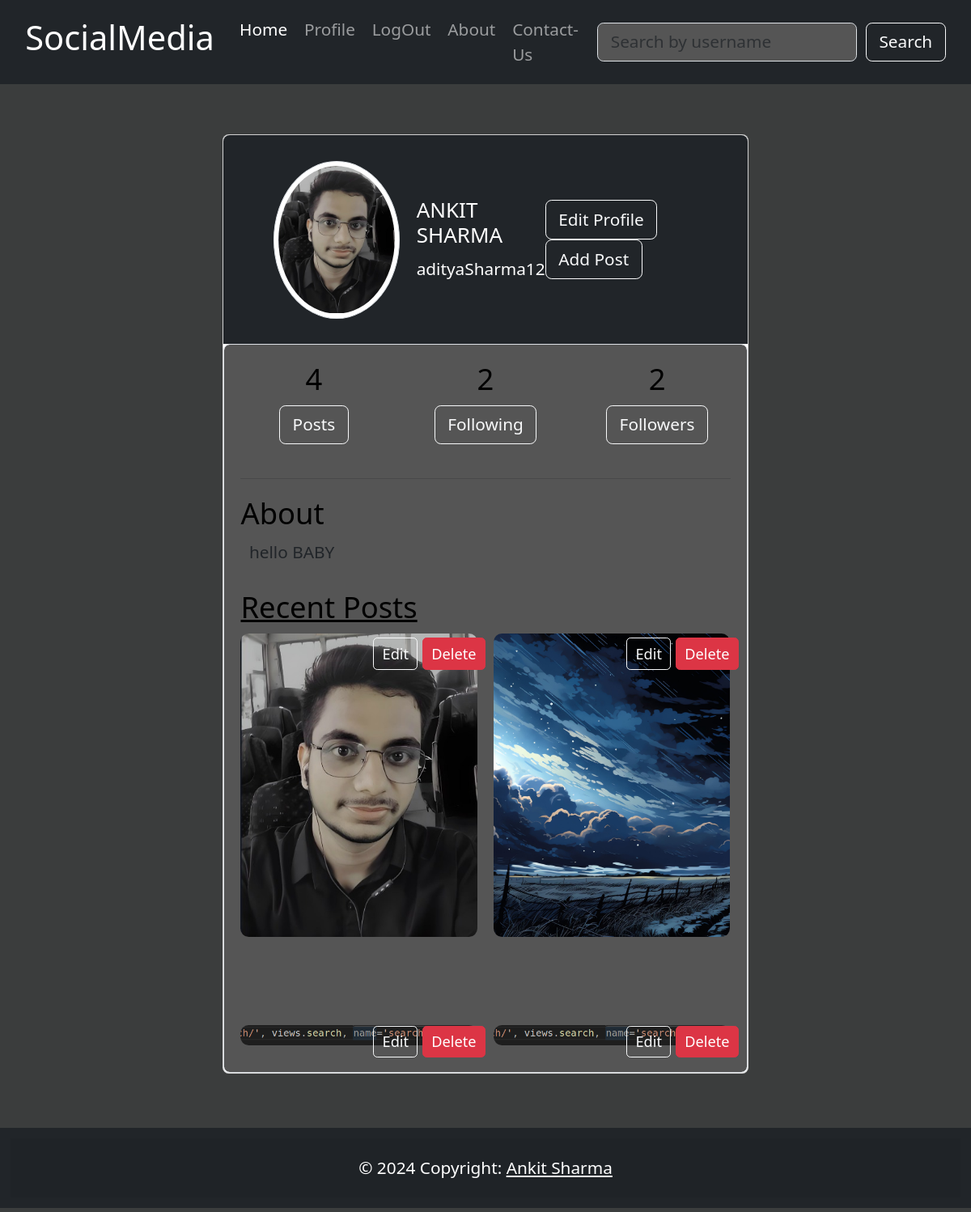
The page /profile/adityaSharma12/ (signed in) on the database as committed earlier.
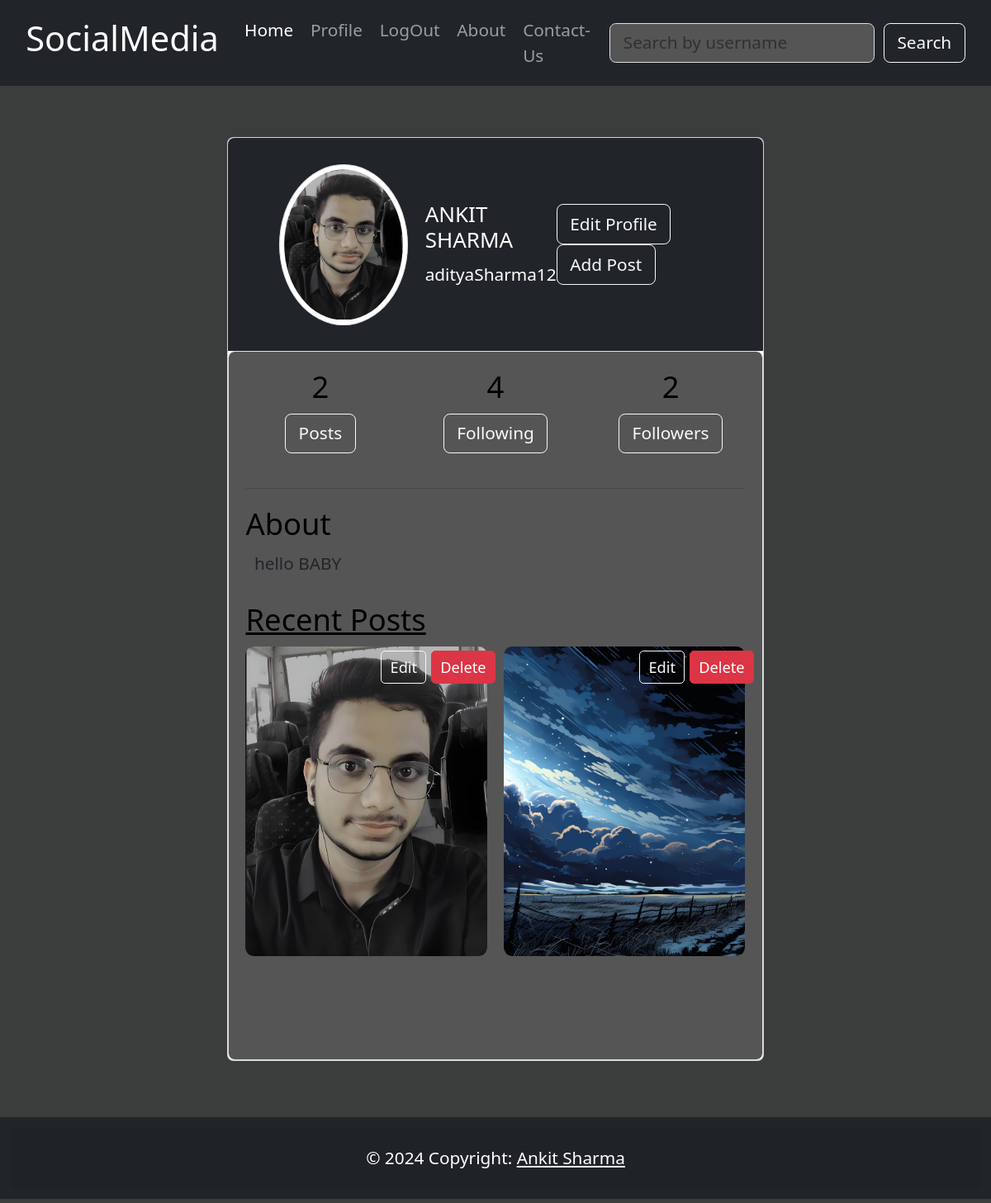
The same page on the database as committed later.
### main/models.py (models this page shows, shortened)
class UserProfile(models.Model):
    name = models.CharField(max_length=100)
    email = models.EmailField()
    username = models.CharField(max_length=50, unique=True)
    profile_pic = models.ImageField(upload_to='media/profile/', blank=True, null=True,default='static/defaultImg/default_pic.jpg')
    password = models.CharField(max_length=128)
    about = models.TextField(blank=True)

class Post(models.Model):
    img = models.ImageField(upload_to='media/posts/img/', null=True, blank=True)
    video = models.FileField(upload_to='media/posts/video/', null=True, validators=[FileExtensionValidator(allowed_extensions=['MOV', 'avi', 'mp4', 'webm', 'mkv'])], blank=True)
    desc = models.TextField()
    date = models.DateTimeField(default=timezone.now)
    username = models.CharField(max_length=50,default ="")
    likes = models.ManyToManyField(User, related_name='liked_posts', blank=True)
    comments = models.TextField()

### main/views.py (the view)
# urls.py: path('profile/<str:username>/', ProfileView.as_view(), name='profile'),
class ProfileView(View):
    def get(self, request, username):
        user = User.objects.get(username=username)
        follow_user = Follow.objects.filter(follower=user)
        followed_user = Follow.objects.filter(followed_user=user)
        user_profile = UserProfile.objects.get(username=user.username)
        posts = Post.objects.filter(username=user.username)
        is_following = False
        is_following=Follow.objects.filter(followed_user=user, follower=request.user).exists()
        print(is_following)
        return render(request, 'profile.html', {
            'user_profile': user_profile,
            'posts': posts,
            'follow_user': follow_user,
            'followed_user': followed_user,
            'is_following': is_following,
        })

### templates/profile.html (shortened to what this page needs)
{% extends "base.html" %}
{% load static %}
{% block content %}
<section class="h-100 gradient-custom-2">
    <div class="container py-5 h-100">
        <div class="row d-flex justify-content-center align-items-center h-100">
            <div class="col-lg-9 col-xl-7">
                <div class="card">
                    <div class="rounded-top bg-dark text-white d-flex flex-column flex-md-row align-items-md-center p-4">
                        <div class="ms-md-4 mb-3 mb-md-0">
                            <img src="{{ user_profile.profile_pic.url }}" alt="Profile Picture" class="img-fluid img-thumbnail profile-picture">
                        </div>
                        <div class="ms-md-3">
                            <h5>{{ user_profile.name }}</h5>
                            {{ user_profile.username }}
                        </div>
                        {% if user.is_authenticated %}
                            <div class="ms-auto mt-3 mt-md-0">
                                {% if request.user.username == user_profile.username %}
                                    <a href="{% url 'update_profile' %}" class="btn btn-outline-light me-2">Edit Profile</a>
                                    <a href="{% url 'add_post' %}" class="btn btn-outline-light">Add Post</a>
                                {% else %}
                                    {% if is_following %}
                                        <a class="btn btn-outline-light" href="{% url 'unfollow_user' user_profile.username %}">Unfollow</a>
                                    {% else %}
                                        <a class="btn btn-outline-light" href="{% url 'follow_user' user_profile.username %}">Follow</a>
                                    {% endif %}
                                {% endif %}
                            </div>
                        {% endif %}
                    </div>
                    <div class="card-body form-control">
                        <div class="row text-center text-black">
                            <div class="col">
                                <h3>{{ posts|length }}</h3>
                                <p class=""><strong><a href="{% url 'allpost'  user_profile.id %}" class=" btn btn-outline-light">Posts</a></strong></p>
                            </div>
                            <div class="col">
                                <h3>{{ follow_user|length }}</h3>
                                <p class=""><strong><a href="{% url 'following'  user_profile.id  %}" class="btn btn-outline-light">Following</a></strong></p>
                            </div>
                            <div class="col">
                                <h3>{{ followed_user|length }}</h3>
                                <p class=""><strong><a href="{% url 'followers'  user_profile.id %}" class="btn btn-outline-light">Followers</a></strong></p>
                            </div>
                        </div>
                        <hr>
                        <h3 class="text-black">About</h3>
                        <div >
                            <p class="font-italic mx-2">{{ user_profile.about }}</p>
                        </div>
                        <div class="mt-4">
                            <h3 class="text-black"><a href="{% url 'allpost' user_profile.id %}" class="text-black">Recent Posts</a></h3>
                            <div class="position-relative">
                                {% for post in posts %}
                                    {% if forloop.counter0|divisibleby:2 %}
                                        <div class="row g-3">
                                    {% endif %}
                                    {% if post.img %}
                                        <div class="col-md-6 mb-2 position-relative">
                                            <img src="{{ post.img.url }}" alt="Image {{ forloop.counter }}" class="w-100 rounded-3 post-image" style="width: 100%; height: 80%;">
                                            {% if request.user.username == user_profile.username %}
                                                <div class="position-absolute top-0 end-0">
                                                    <a href="{% url 'update_post' post.id %}" class="btn btn-sm btn-outline-light">Edit</a>
                                                    <form action="{% url 'delete_post' post.id %}" method="post" class="d-inline">
                                                        <input type="submit" value="Delete" class="btn btn-danger btn-sm my-1">
                                                    </form>
                                                </div>
                                            {% endif %}
                                        </div>
                                    {% endif %}
                                    {% if forloop.counter|divisibleby:2 or forloop.last %}
                                        </div>
                                    {% endif %}
                                {% endfor %}
                            </div>
                        </div>
                    </div>
                </div>
            </div>
        </div>
    </div>
</section>
{% endblock content %}

### templates/base.html (shortened to what this page needs)
<!DOCTYPE html> {% load static %}
<html lang="en">
<head>
    <link rel="stylesheet" href="{% static 'css/bootstrap.css' %}">
    <link rel="stylesheet" href="{% static 'css/style.css' %}">
</head>
<body style="zoom: 130%;">
    <div class="container-fluid bg-dark">
        {% include 'navbar.html' %}
    </div>
   <div class="container wrapper">
        <div class="row">
            {% block content %} {% endblock content %}
        </div>
    </div>
    <footer class="bg-dark text-center my-1 footer">
        <div class="text-center p-3" style="background-color: rgba(0, 0, 0, 0.05);">
            © 2024 Copyright:
            <a class="text-white" href="https://www.linkedin.com/in/ankit-sharma-op/">Ankit Sharma</a>
        </div>
    </footer>
</body>
</html>

### templates/navbar.html (shortened to what this page needs)
 {%block content %}
<nav class="navbar navbar-expand-lg navbar-dark bg-dark">
    <div class="container-fluid">
        <a class="navbar-brand" href="#">
            <h2>SocialMedia</h2>
        </a>
        <div class="collapse navbar-collapse" id="navbarText">
            <ul class="navbar-nav me-auto mb-2 mb-lg-0">
                <li class="nav-item">
                    <a class="nav-link active" aria-current="page" href="/">Home</a>
                </li>
                {% if request.user.is_authenticated %}
                <li class="nav-item">
                    <a class="nav-link" href="{% url 'profile' request.user.username %}">Profile</a>
                </li>
                <li class="nav-item">
                    <a class="nav-link" href="{% url 'logout' %}">LogOut</a>
                </li>
                {% endif %}
                <li class="nav-item">
                    <a class="nav-link" href="{% url 'about'%}">About</a>
                </li>
                <li class="nav-item">
                    <a class="nav-link" href="{% url 'contact'%}">Contact-Us</a>
                </li>
            </ul>
            <form class="d-flex" action="{% url 'search' %}" method="GET">
                <input class="form-control me-2 text-black" type="search" placeholder="Search by username" aria-label="Search" name="q">
                <button class="btn btn-outline-light" type="submit">Search</button>
            </form>
        </div>
    </div>
</nav>
{%endblock content%}

### static/css/style.css (style rules this page uses)
body { background-color: rgb(59, 61, 61); color: antiquewhite; margin: 0; display: flex; flex-direction: column; min-height: 100vh; }
.form-control { background-color: rgb(85, 85, 85); }
.wrapper { flex: 1; }
.footer { background-color: #333; color: white; text-align: center; padding: 10px; }
.profile-picture { width: 150px; height: 150px; object-fit: cover; border-radius: 50%; }
.post-image { width: 200px; height: 200px; object-fit: cover; border-radius: 10px; }

### templates/profile.html (style rules this page uses)
.profile-picture { width: 150px; height: 150px; object-fit: cover; border-radius: 50%; }
.post-image { width: 200px; height: 200px; object-fit: cover; border-radius: 10px; }

Rows that differ between the two databases and show on the page:
removed Post: img (picture)
removed Post: img (picture)
Other text that changed with them:
{{ posts|length }}: "4" → "2"
{{ follow_user|length }}: "2" → "4"
